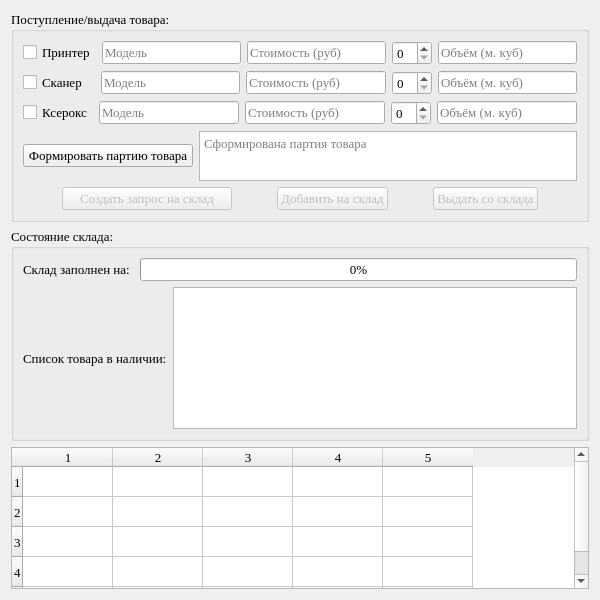
<?xml version="1.0" encoding="UTF-8"?>
<ui version="4.0">
 <class>Form</class>
 <widget class="QWidget" name="Form">
  <property name="geometry">
   <rect>
    <x>0</x>
    <y>0</y>
    <width>600</width>
    <height>600</height>
   </rect>
  </property>
  <property name="minimumSize">
   <size>
    <width>600</width>
    <height>500</height>
   </size>
  </property>
  <property name="maximumSize">
   <size>
    <width>600</width>
    <height>600</height>
   </size>
  </property>
  <property name="font">
   <font>
    <family>Times New Roman</family>
    <pointsize>10</pointsize>
   </font>
  </property>
  <property name="windowTitle">
   <string>Warehouse</string>
  </property>
  <layout class="QVBoxLayout" name="verticalLayout_3">
   <item>
    <widget class="QGroupBox" name="groupBox">
     <property name="title">
      <string>Поступление/выдача товара:</string>
     </property>
     <layout class="QVBoxLayout" name="verticalLayout">
      <item>
       <layout class="QHBoxLayout" name="horizontalLayout">
        <item>
         <widget class="QCheckBox" name="ch_printer">
          <property name="font">
           <font>
            <family>Times New Roman</family>
            <pointsize>10</pointsize>
           </font>
          </property>
          <property name="text">
           <string>Принтер</string>
          </property>
          <property name="checked">
           <bool>false</bool>
          </property>
         </widget>
        </item>
        <item>
         <widget class="QLineEdit" name="p_model">
          <property name="placeholderText">
           <string>Модель</string>
          </property>
         </widget>
        </item>
        <item>
         <widget class="QLineEdit" name="p_cost">
          <property name="placeholderText">
           <string>Стоимость (руб)</string>
          </property>
         </widget>
        </item>
        <item>
         <widget class="QSpinBox" name="p_quantity"/>
        </item>
        <item>
         <widget class="QLineEdit" name="p_volume">
          <property name="placeholderText">
           <string>Объём (м. куб)</string>
          </property>
         </widget>
        </item>
       </layout>
      </item>
      <item>
       <layout class="QHBoxLayout" name="horizontalLayout_2">
        <item>
         <widget class="QCheckBox" name="ch_scanner">
          <property name="font">
           <font>
            <family>Times New Roman</family>
            <pointsize>10</pointsize>
           </font>
          </property>
          <property name="text">
           <string>Сканер  </string>
          </property>
         </widget>
        </item>
        <item>
         <widget class="QLineEdit" name="s_model">
          <property name="placeholderText">
           <string>Модель</string>
          </property>
         </widget>
        </item>
        <item>
         <widget class="QLineEdit" name="s_cost">
          <property name="placeholderText">
           <string>Стоимость (руб)</string>
          </property>
         </widget>
        </item>
        <item>
         <widget class="QSpinBox" name="s_quantity"/>
        </item>
        <item>
         <widget class="QLineEdit" name="s_volume">
          <property name="placeholderText">
           <string>Объём (м. куб)</string>
          </property>
         </widget>
        </item>
       </layout>
      </item>
      <item>
       <layout class="QHBoxLayout" name="horizontalLayout_3">
        <item>
         <widget class="QCheckBox" name="ch_copier">
          <property name="font">
           <font>
            <family>Times New Roman</family>
            <pointsize>10</pointsize>
           </font>
          </property>
          <property name="text">
           <string>Ксерокс</string>
          </property>
         </widget>
        </item>
        <item>
         <widget class="QLineEdit" name="c_model">
          <property name="placeholderText">
           <string>Модель</string>
          </property>
         </widget>
        </item>
        <item>
         <widget class="QLineEdit" name="c_cost">
          <property name="placeholderText">
           <string>Стоимость (руб)</string>
          </property>
         </widget>
        </item>
        <item>
         <widget class="QSpinBox" name="c_quantity"/>
        </item>
        <item>
         <widget class="QLineEdit" name="c_volume">
          <property name="placeholderText">
           <string>Объём (м. куб)</string>
          </property>
         </widget>
        </item>
       </layout>
      </item>
      <item>
       <layout class="QHBoxLayout" name="horizontalLayout_4">
        <item>
         <widget class="QPushButton" name="btn_batch">
          <property name="minimumSize">
           <size>
            <width>170</width>
            <height>0</height>
           </size>
          </property>
          <property name="maximumSize">
           <size>
            <width>170</width>
            <height>16777215</height>
           </size>
          </property>
          <property name="text">
           <string>Формировать партию товара</string>
          </property>
         </widget>
        </item>
        <item>
         <widget class="QTextBrowser" name="text_batch">
          <property name="minimumSize">
           <size>
            <width>0</width>
            <height>50</height>
           </size>
          </property>
          <property name="maximumSize">
           <size>
            <width>16777215</width>
            <height>50</height>
           </size>
          </property>
          <property name="placeholderText">
           <string>Сформирована партия товара</string>
          </property>
         </widget>
        </item>
       </layout>
      </item>
      <item>
       <layout class="QHBoxLayout" name="horizontalLayout_5">
        <item>
         <spacer name="horizontalSpacer_2">
          <property name="orientation">
           <enum>Qt::Horizontal</enum>
          </property>
          <property name="sizeHint" stdset="0">
           <size>
            <width>40</width>
            <height>20</height>
           </size>
          </property>
         </spacer>
        </item>
        <item>
         <widget class="QPushButton" name="btn_request">
          <property name="enabled">
           <bool>false</bool>
          </property>
          <property name="minimumSize">
           <size>
            <width>170</width>
            <height>0</height>
           </size>
          </property>
          <property name="maximumSize">
           <size>
            <width>170</width>
            <height>16777215</height>
           </size>
          </property>
          <property name="text">
           <string>Создать запрос на склад</string>
          </property>
         </widget>
        </item>
        <item>
         <spacer name="horizontalSpacer_4">
          <property name="orientation">
           <enum>Qt::Horizontal</enum>
          </property>
          <property name="sizeHint" stdset="0">
           <size>
            <width>40</width>
            <height>20</height>
           </size>
          </property>
         </spacer>
        </item>
        <item>
         <widget class="QPushButton" name="btn_add">
          <property name="enabled">
           <bool>false</bool>
          </property>
          <property name="text">
           <string>Добавить на склад</string>
          </property>
         </widget>
        </item>
        <item>
         <spacer name="horizontalSpacer">
          <property name="orientation">
           <enum>Qt::Horizontal</enum>
          </property>
          <property name="sizeHint" stdset="0">
           <size>
            <width>40</width>
            <height>20</height>
           </size>
          </property>
         </spacer>
        </item>
        <item>
         <widget class="QPushButton" name="btn_delivery">
          <property name="enabled">
           <bool>false</bool>
          </property>
          <property name="text">
           <string>Выдать со склада</string>
          </property>
         </widget>
        </item>
        <item>
         <spacer name="horizontalSpacer_3">
          <property name="orientation">
           <enum>Qt::Horizontal</enum>
          </property>
          <property name="sizeHint" stdset="0">
           <size>
            <width>40</width>
            <height>20</height>
           </size>
          </property>
         </spacer>
        </item>
       </layout>
      </item>
     </layout>
    </widget>
   </item>
   <item>
    <widget class="QGroupBox" name="groupBox_2">
     <property name="title">
      <string>Состояние склада:</string>
     </property>
     <layout class="QVBoxLayout" name="verticalLayout_2">
      <item>
       <layout class="QHBoxLayout" name="horizontalLayout_6">
        <item>
         <widget class="QLabel" name="l_capacity">
          <property name="text">
           <string>Склад заполнен на: </string>
          </property>
         </widget>
        </item>
        <item>
         <widget class="QProgressBar" name="progressBar">
          <property name="value">
           <number>0</number>
          </property>
         </widget>
        </item>
       </layout>
      </item>
      <item>
       <layout class="QHBoxLayout" name="horizontalLayout_7">
        <item>
         <widget class="QLabel" name="label">
          <property name="text">
           <string>Список товара в наличии:</string>
          </property>
         </widget>
        </item>
        <item>
         <widget class="QTextBrowser" name="text_json"/>
        </item>
       </layout>
      </item>
     </layout>
    </widget>
   </item>
   <item>
    <widget class="QTableWidget" name="table_wh">
     <property name="rowCount">
      <number>5</number>
     </property>
     <property name="columnCount">
      <number>5</number>
     </property>
     <attribute name="horizontalHeaderCascadingSectionResizes">
      <bool>false</bool>
     </attribute>
     <attribute name="horizontalHeaderMinimumSectionSize">
      <number>30</number>
     </attribute>
     <attribute name="horizontalHeaderDefaultSectionSize">
      <number>90</number>
     </attribute>
     <attribute name="horizontalHeaderHighlightSections">
      <bool>true</bool>
     </attribute>
     <row/>
     <row/>
     <row/>
     <row/>
     <row/>
     <column/>
     <column/>
     <column/>
     <column/>
     <column/>
    </widget>
   </item>
  </layout>
 </widget>
 <resources/>
 <connections/>
</ui>
